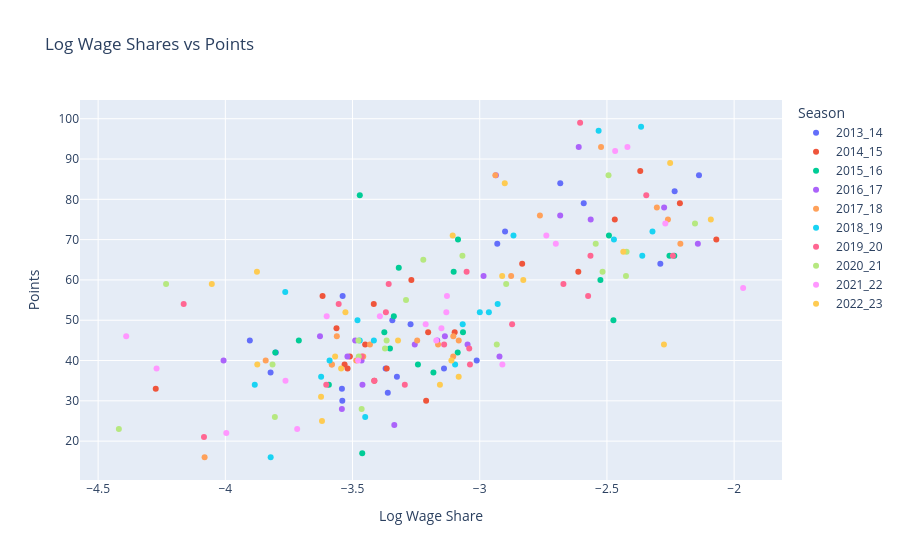

This figure's notebook cell:
### Markdown cell above
**Observations:** The x-axis shows that club’s share of the league’s total wage bill in that season, written as a fraction instead of a percentage. Most dots sit between about 0.02 and 0.06. Only a few stretch out toward 0.10 to 0.14, with the farthest at about 14% (probably Manchester United in 2021-22, given the 58 points, but hover to confirm). That long right tail is the skew the log transform is meant to address. Because this axis is linear, the crowded left side is hard to read and a few rich clubs stretch the right side out.

### Code cell
# Scatterplot of Log Wage Share vs Points (Clubs are hovered over to show club names)
fig7 = px.scatter(df, x='Log_Wage_Share', y='Pts', hover_data=['Squad', 'Season'], color = 'Season', title='Log Wage Shares vs Points', labels={'Log_Wage_Share': 'Log Wage Share', 'Pts': 'Points'})
fig7.show()

### Figure 1 — Plotly figure (JSON) as saved in the notebook; plotly's stock layout.template omitted (floating-point values rounded to 4 significant figures)
{"data": [{"customdata": [["Manchester City", "2013_14"], ["Chelsea", "2013_14"], ["Manchester Utd", "2013_14"], ["Arsenal", "2013_14"], ["Liverpool", "2013_14"], ["Everton", "2013_14"], ["Tottenham", "2013_14"], ["West Ham", "2013_14"], ["Sunderland", "2013_14"], ["Newcastle", "2013_14"], ["West Brom", "2013_14"], ["Stoke City", "2013_14"], ["Fulham", "2013_14"], ["Aston Villa", "2013_14"], ["Southampton", "2013_14"], ["Cardiff City", "2013_14"], ["Norwich City", "2013_14"], ["Swansea City", "2013_14"], ["Hull City", "2013_14"], ["Crystal Palace", "2013_14"]], "hovertemplate": "Season=%{customdata[1]}<br>Log Wage Share=%{x}<br>Points=%{y}<br>Squad=%{customdata[0]}<extra></extra>", "legendgroup": "2013_14", "marker": {"color": "#636efa", "symbol": "circle"}, "mode": "markers", "name": "2013_14", "orientation": "v", "showlegend": true, "type": "scatter", "x": [-2.138, -2.234, -2.29, -2.591, -2.683, -2.9, -2.931, -3.012, -3.14, -3.272, -3.326, -3.344, -3.361, -3.37, -3.539, -3.54, -3.542, -3.802, -3.822, -3.904], "xaxis": "x", "y": [86, 82, 64, 79, 84, 72, 69, 40, 38, 49, 36, 50, 32, 38, 56, 30, 33, 42, 37, 45], "yaxis": "y"}, {"customdata": [["Manchester Utd", "2014_15"], ["Manchester City", "2014_15"], ["Chelsea", "2014_15"], ["Arsenal", "2014_15"], ["Liverpool", "2014_15"], ["Tottenham", "2014_15"], ["Everton", "2014_15"], ["West Ham", "2014_15"], ["QPR", "2014_15"], ["Southampton", "2014_15"], ["Sunderland", "2014_15"], ["Hull City", "2014_15"], ["Stoke City", "2014_15"], ["West Brom", "2014_15"], ["Leicester City", "2014_15"], ["Aston Villa", "2014_15"], ["Newcastle", "2014_15"], ["Crystal Palace", "2014_15"], ["Swansea City", "2014_15"], ["Burnley", "2014_15"]], "hovertemplate": "Season=%{customdata[1]}<br>Log Wage Share=%{x}<br>Points=%{y}<br>Squad=%{customdata[0]}<extra></extra>", "legendgroup": "2014_15", "marker": {"color": "#EF553B", "symbol": "circle"}, "mode": "markers", "name": "2014_15", "orientation": "v", "showlegend": true, "type": "scatter", "x": [-2.07, -2.213, -2.369, -2.469, -2.613, -2.833, -3.099, -3.203, -3.211, -3.269, -3.366, -3.414, -3.416, -3.45, -3.51, -3.519, -3.531, -3.563, -3.618, -4.274], "xaxis": "x", "y": [70, 79, 87, 75, 62, 64, 47, 47, 30, 60, 38, 35, 54, 44, 41, 38, 39, 48, 56, 33], "yaxis": "y"}, {"customdata": [["Manchester City", "2015_16"], ["Manchester Utd", "2015_16"], ["Chelsea", "2015_16"], ["Arsenal", "2015_16"], ["Liverpool", "2015_16"], ["Everton", "2015_16"], ["Tottenham", "2015_16"], ["Crystal Palace", "2015_16"], ["West Ham", "2015_16"], ["Newcastle", "2015_16"], ["Sunderland", "2015_16"], ["Southampton", "2015_16"], ["Stoke City", "2015_16"], ["West Brom", "2015_16"], ["Swansea City", "2015_16"], ["Aston Villa", "2015_16"], ["Leicester City", "2015_16"], ["Norwich City", "2015_16"], ["Watford", "2015_16"], ["Bournemouth", "2015_16"]], "hovertemplate": "Season=%{customdata[1]}<br>Log Wage Share=%{x}<br>Points=%{y}<br>Squad=%{customdata[0]}<extra></extra>", "legendgroup": "2015_16", "marker": {"color": "#00cc96", "symbol": "circle"}, "mode": "markers", "name": "2015_16", "orientation": "v", "showlegend": true, "type": "scatter", "x": [-2.235, -2.254, -2.474, -2.492, -2.526, -3.066, -3.085, -3.087, -3.102, -3.182, -3.243, -3.318, -3.338, -3.353, -3.375, -3.462, -3.471, -3.593, -3.711, -3.804], "xaxis": "x", "y": [66, 66, 50, 71, 60, 47, 70, 42, 62, 37, 39, 63, 51, 43, 47, 17, 81, 34, 45, 42], "yaxis": "y"}, {"customdata": [["Manchester Utd", "2016_17"], ["Manchester City", "2016_17"], ["Arsenal", "2016_17"], ["Chelsea", "2016_17"], ["Liverpool", "2016_17"], ["Crystal Palace", "2016_17"], ["Tottenham", "2016_17"], ["Everton", "2016_17"], ["Leicester City", "2016_17"], ["Southampton", "2016_17"], ["West Ham", "2016_17"], ["Stoke City", "2016_17"], ["Sunderland", "2016_17"], ["Hull City", "2016_17"], ["Watford", "2016_17"], ["West Brom", "2016_17"], ["Swansea City", "2016_17"], ["Middlesbrough", "2016_17"], ["Bournemouth", "2016_17"], ["Burnley", "2016_17"]], "hovertemplate": "Season=%{customdata[1]}<br>Log Wage Share=%{x}<br>Points=%{y}<br>Squad=%{customdata[0]}<extra></extra>", "legendgroup": "2016_17", "marker": {"color": "#ab63fa", "symbol": "circle"}, "mode": "markers", "name": "2016_17", "orientation": "v", "showlegend": true, "type": "scatter", "x": [-2.143, -2.275, -2.564, -2.611, -2.684, -2.922, -2.936, -2.985, -3.048, -3.137, -3.167, -3.255, -3.336, -3.461, -3.464, -3.489, -3.52, -3.542, -3.628, -4.007], "xaxis": "x", "y": [69, 78, 75, 93, 76, 41, 86, 61, 44, 46, 45, 44, 24, 34, 40, 45, 41, 28, 46, 40], "yaxis": "y"}, {"customdata": [["Manchester Utd", "2017_18"], ["Arsenal", "2017_18"], ["Manchester City", "2017_18"], ["Chelsea", "2017_18"], ["Liverpool", "2017_18"], ["Everton", "2017_18"], ["Tottenham", "2017_18"], ["West Ham", "2017_18"], ["Southampton", "2017_18"], ["Crystal Palace", "2017_18"], ["Leicester City", "2017_18"], ["West Brom", "2017_18"], ["Stoke City", "2017_18"], ["Swansea City", "2017_18"], ["Watford", "2017_18"], ["Bournemouth", "2017_18"], ["Newcastle", "2017_18"], ["Brighton", "2017_18"], ["Burnley", "2017_18"], ["Huddersfield", "2017_18"]], "hovertemplate": "Season=%{customdata[1]}<br>Log Wage Share=%{x}<br>Points=%{y}<br>Squad=%{customdata[0]}<extra></extra>", "legendgroup": "2017_18", "marker": {"color": "#FFA15A", "symbol": "circle"}, "mode": "markers", "name": "2017_18", "orientation": "v", "showlegend": true, "type": "scatter", "x": [-2.211, -2.26, -2.304, -2.523, -2.763, -2.877, -2.939, -3.083, -3.104, -3.104, -3.164, -3.246, -3.431, -3.458, -3.485, -3.562, -3.581, -3.581, -3.841, -4.081], "xaxis": "x", "y": [69, 75, 78, 93, 76, 61, 86, 45, 46, 41, 44, 45, 44, 41, 40, 46, 39, 39, 40, 16], "yaxis": "y"}, {"customdata": [["Chelsea", "2018_19"], ["Manchester Utd", "2018_19"], ["Manchester City", "2018_19"], ["Arsenal", "2018_19"], ["Liverpool", "2018_19"], ["Tottenham", "2018_19"], ["Everton", "2018_19"], ["West Ham", "2018_19"], ["Leicester City", "2018_19"], ["Crystal Palace", "2018_19"], ["Southampton", "2018_19"], ["Bournemouth", "2018_19"], ["Fulham", "2018_19"], ["Newcastle", "2018_19"], ["Watford", "2018_19"], ["Burnley", "2018_19"], ["Brighton", "2018_19"], ["Wolves", "2018_19"], ["Huddersfield", "2018_19"], ["Cardiff City", "2018_19"]], "hovertemplate": "Season=%{customdata[1]}<br>Log Wage Share=%{x}<br>Points=%{y}<br>Squad=%{customdata[0]}<extra></extra>", "legendgroup": "2018_19", "marker": {"color": "#19d3f3", "symbol": "circle"}, "mode": "markers", "name": "2018_19", "orientation": "v", "showlegend": true, "type": "scatter", "x": [-2.321, -2.361, -2.366, -2.473, -2.533, -2.867, -2.93, -2.964, -3.0, -3.067, -3.097, -3.416, -3.45, -3.472, -3.481, -3.59, -3.623, -3.764, -3.822, -3.884], "xaxis": "x", "y": [72, 66, 98, 70, 97, 71, 54, 52, 52, 49, 39, 45, 26, 45, 50, 40, 36, 57, 16, 34], "yaxis": "y"}, {"customdata": [["Manchester Utd", "2019_20"], ["Manchester City", "2019_20"], ["Chelsea", "2019_20"], ["Arsenal", "2019_20"], ["Liverpool", "2019_20"], ["Tottenham", "2019_20"], ["Everton", "2019_20"], ["West Ham", "2019_20"], ["Crystal Palace", "2019_20"], ["Leicester City", "2019_20"], ["Newcastle", "2019_20"], ["Watford", "2019_20"], ["Wolves", "2019_20"], ["Southampton", "2019_20"], ["Aston Villa", "2019_20"], ["Brighton", "2019_20"], ["Burnley", "2019_20"], ["Bournemouth", "2019_20"], ["Norwich City", "2019_20"], ["Sheffield United", "2019_20"]], "hovertemplate": "Season=%{customdata[1]}<br>Log Wage Share=%{x}<br>Points=%{y}<br>Squad=%{customdata[0]}<extra></extra>", "legendgroup": "2019_20", "marker": {"color": "#FF6692", "symbol": "circle"}, "mode": "markers", "name": "2019_20", "orientation": "v", "showlegend": true, "type": "scatter", "x": [-2.241, -2.345, -2.565, -2.574, -2.605, -2.671, -2.873, -3.038, -3.041, -3.052, -3.14, -3.295, -3.358, -3.369, -3.414, -3.463, -3.554, -3.603, -4.084, -4.164], "xaxis": "x", "y": [66, 81, 66, 56, 99, 59, 49, 39, 43, 62, 44, 34, 59, 52, 35, 41, 54, 34, 21, 54], "yaxis": "y"}, {"customdata": [["Manchester Utd", "2020_21"], ["Chelsea", "2020_21"], ["Arsenal", "2020_21"], ["Manchester City", "2020_21"], ["Tottenham", "2020_21"], ["Liverpool", "2020_21"], ["Everton", "2020_21"], ["Crystal Palace", "2020_21"], ["Leicester City", "2020_21"], ["West Ham", "2020_21"], ["Aston Villa", "2020_21"], ["Newcastle", "2020_21"], ["Southampton", "2020_21"], ["Fulham", "2020_21"], ["Brighton", "2020_21"], ["Wolves", "2020_21"], ["West Brom", "2020_21"], ["Burnley", "2020_21"], ["Leeds United", "2020_21"], ["Sheffield United", "2020_21"]], "hovertemplate": "Season=%{customdata[1]}<br>Log Wage Share=%{x}<br>Points=%{y}<br>Squad=%{customdata[0]}<extra></extra>", "legendgroup": "2020_21", "marker": {"color": "#B6E880", "symbol": "circle"}, "mode": "markers", "name": "2020_21", "orientation": "v", "showlegend": true, "type": "scatter", "x": [-2.154, -2.423, -2.425, -2.494, -2.517, -2.544, -2.896, -2.933, -3.068, -3.222, -3.29, -3.366, -3.372, -3.464, -3.476, -3.477, -3.805, -3.814, -4.233, -4.419], "xaxis": "x", "y": [74, 67, 61, 86, 62, 69, 59, 44, 66, 65, 55, 45, 43, 28, 41, 45, 26, 39, 59, 23], "yaxis": "y"}, {"customdata": [["Manchester Utd", "2021_22"], ["Chelsea", "2021_22"], ["Manchester City", "2021_22"], ["Liverpool", "2021_22"], ["Arsenal", "2021_22"], ["Tottenham", "2021_22"], ["Everton", "2021_22"], ["West Ham", "2021_22"], ["Leicester City", "2021_22"], ["Crystal Palace", "2021_22"], ["Aston Villa", "2021_22"], ["Newcastle", "2021_22"], ["Wolves", "2021_22"], ["Southampton", "2021_22"], ["Brighton", "2021_22"], ["Watford", "2021_22"], ["Burnley", "2021_22"], ["Norwich City", "2021_22"], ["Leeds United", "2021_22"], ["Brentford", "2021_22"]], "hovertemplate": "Season=%{customdata[1]}<br>Log Wage Share=%{x}<br>Points=%{y}<br>Squad=%{customdata[0]}<extra></extra>", "legendgroup": "2021_22", "marker": {"color": "#FF97FF", "symbol": "circle"}, "mode": "markers", "name": "2021_22", "orientation": "v", "showlegend": true, "type": "scatter", "x": [-1.965, -2.271, -2.419, -2.468, -2.701, -2.738, -2.911, -3.129, -3.131, -3.151, -3.171, -3.213, -3.393, -3.478, -3.602, -3.718, -3.764, -3.996, -4.27, -4.39], "xaxis": "x", "y": [58, 74, 93, 92, 69, 71, 39, 56, 52, 48, 45, 49, 51, 40, 51, 23, 35, 22, 38, 46], "yaxis": "y"}, {"customdata": [["Manchester Utd", "2022_23"], ["Manchester City", "2022_23"], ["Chelsea", "2022_23"], ["Liverpool", "2022_23"], ["Tottenham", "2022_23"], ["Arsenal", "2022_23"], ["Aston Villa", "2022_23"], ["Everton", "2022_23"], ["Newcastle", "2022_23"], ["West Ham", "2022_23"], ["Leicester City", "2022_23"], ["Crystal Palace", "2022_23"], ["Fulham", "2022_23"], ["Nottingham", "2022_23"], ["Wolves", "2022_23"], ["Southampton", "2022_23"], ["Leeds United", "2022_23"], ["Bournemouth", "2022_23"], ["Brighton", "2022_23"], ["Brentford", "2022_23"]], "hovertemplate": "Season=%{customdata[1]}<br>Log Wage Share=%{x}<br>Points=%{y}<br>Squad=%{customdata[0]}<extra></extra>", "legendgroup": "2022_23", "marker": {"color": "#FECB52", "symbol": "circle"}, "mode": "markers", "name": "2022_23", "orientation": "v", "showlegend": true, "type": "scatter", "x": [-2.092, -2.251, -2.276, -2.436, -2.829, -2.902, -2.912, -3.083, -3.106, -3.111, -3.156, -3.321, -3.528, -3.545, -3.568, -3.62, -3.624, -3.874, -3.876, -4.053], "xaxis": "x", "y": [75, 89, 44, 67, 60, 84, 61, 36, 71, 40, 34, 45, 52, 38, 41, 25, 31, 39, 62, 59], "yaxis": "y"}], "layout": {"legend": {"title": {"text": "Season"}, "tracegroupgap": 0}, "title": {"text": "Log Wage Shares vs Points"}, "xaxis": {"anchor": "y", "domain": [0, 1], "title": {"text": "Log Wage Share"}}, "yaxis": {"anchor": "x", "domain": [0, 1], "title": {"text": "Points"}}}}
